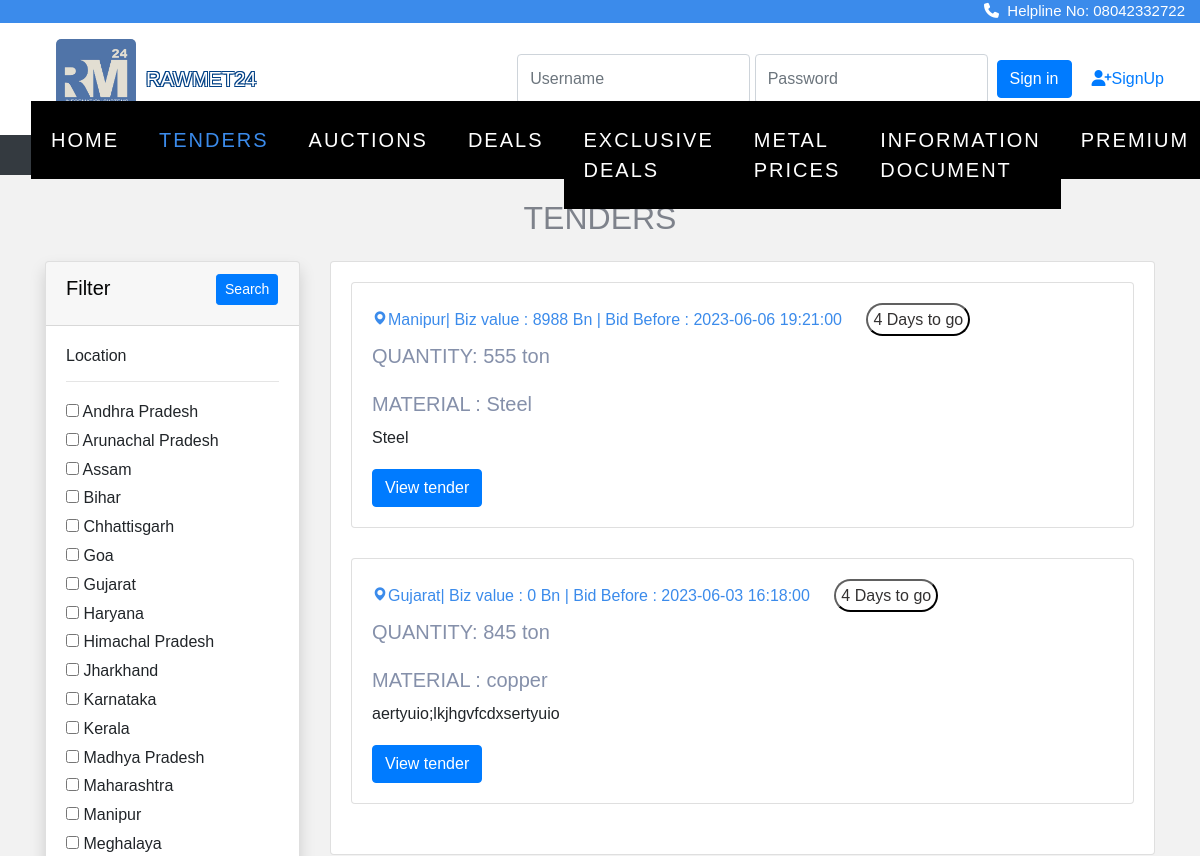
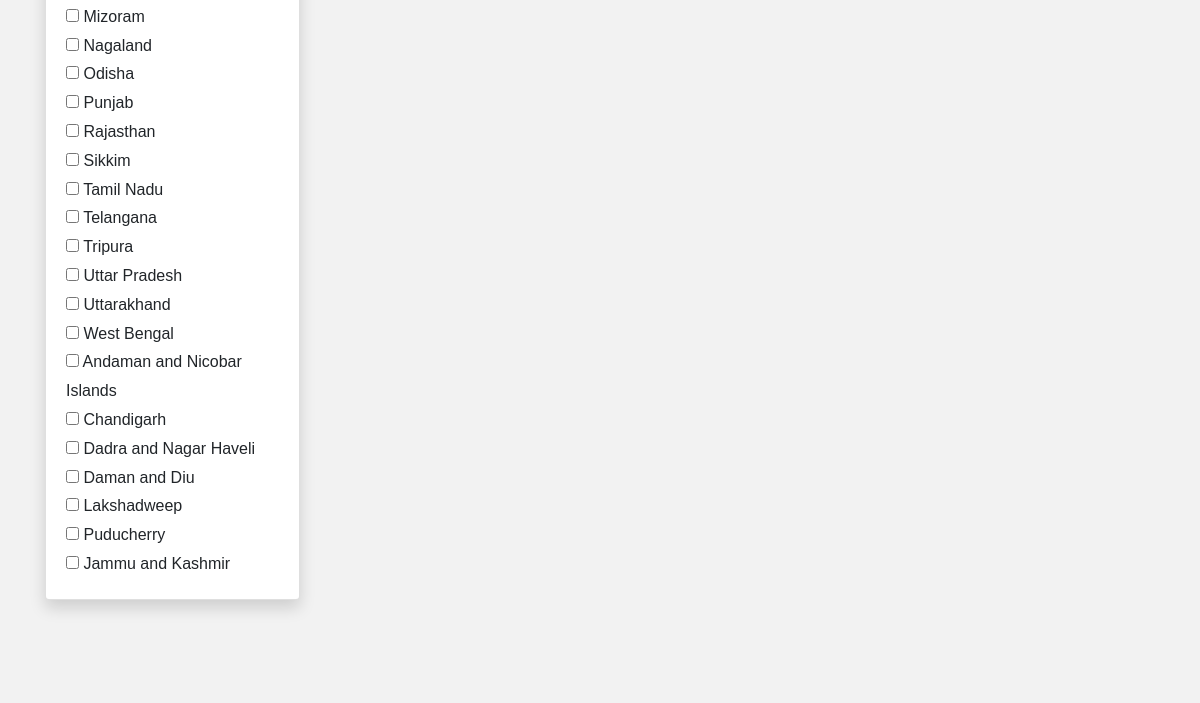
The page /tender/tender.php (upper part) on the database as committed earlier (2 pictures, top to bottom).
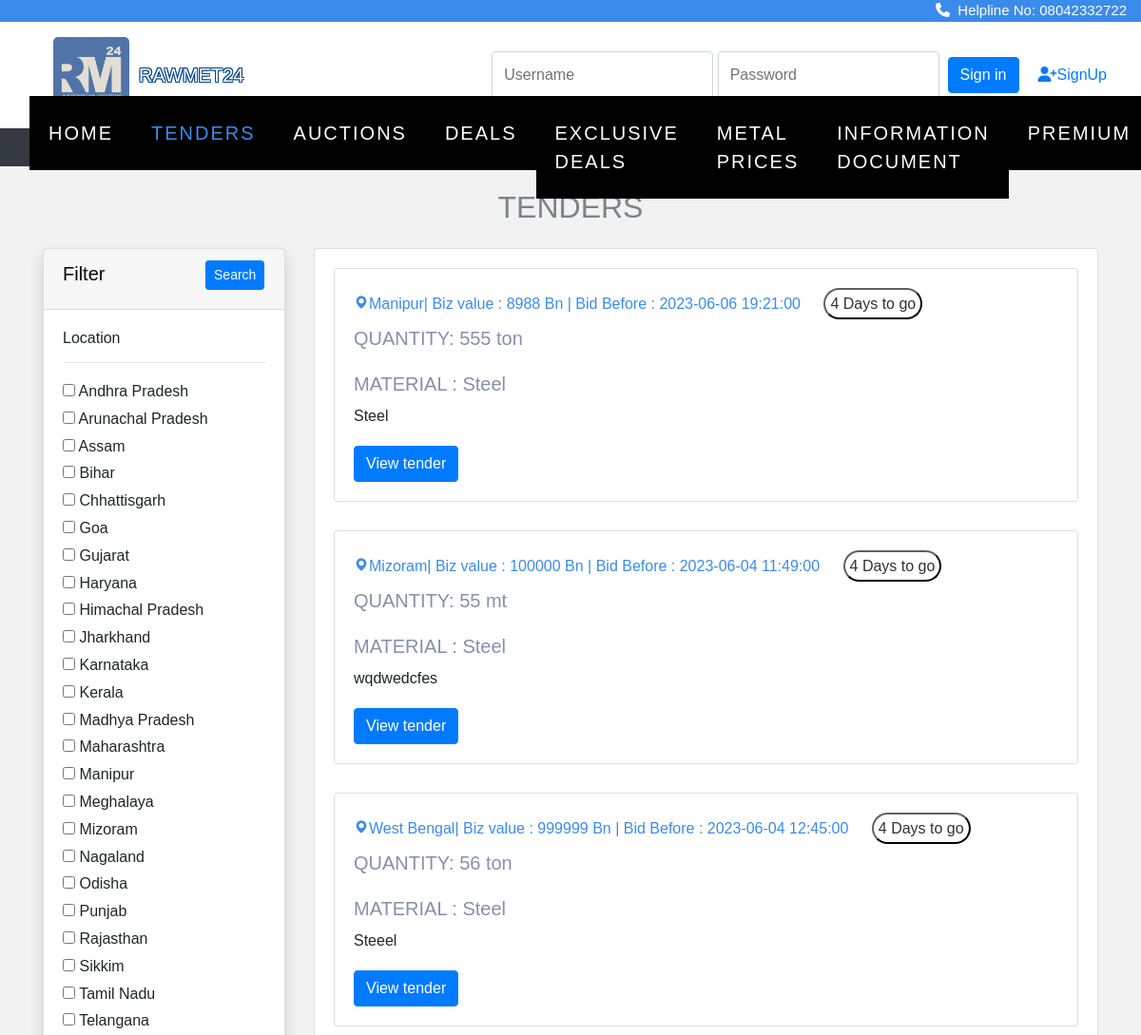
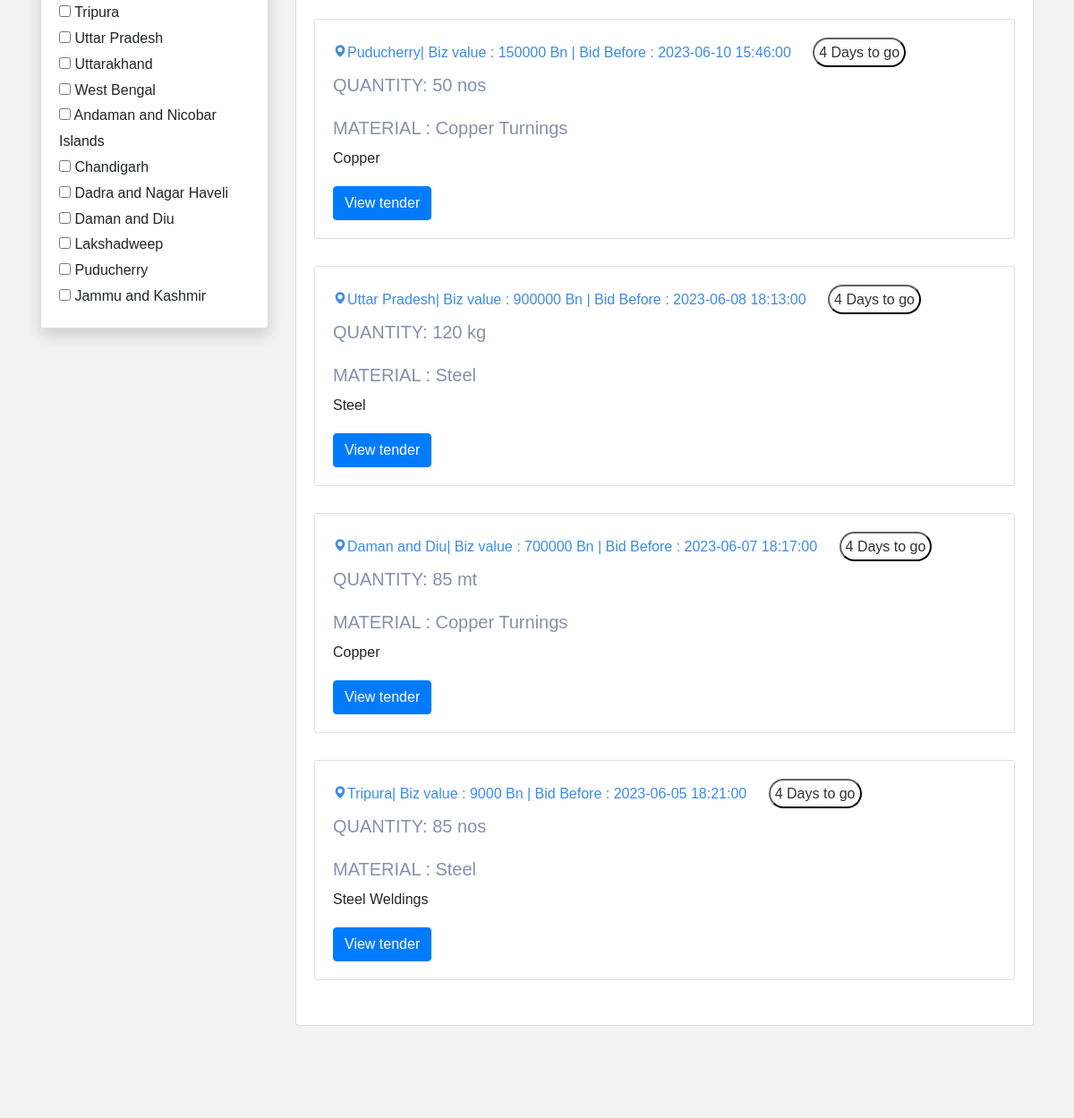
The same page on the database as committed later (2 pictures, top to bottom).
### tables this page shows
CREATE TABLE `location` (
  `state_id` int(11) NOT NULL,
  `state_name` varchar(50) DEFAULT NULL
);

CREATE TABLE `tenders` (
  `id` int(11) NOT NULL,
  `category` varchar(255) DEFAULT NULL,
  `infoId` varchar(255) DEFAULT NULL,
  `ownership` varchar(255) DEFAULT NULL,
  `tenderLocation` varchar(255) DEFAULT NULL,
  `sector` varchar(255) DEFAULT NULL,
  `tenderNumber` int(255) DEFAULT NULL,
  `tenderDesc` text DEFAULT NULL,
  `material` varchar(255) DEFAULT NULL,
  `quantity` varchar(255) NOT NULL,
  `publishingDatetime` datetime DEFAULT NULL,
  `startDatetime` datetime DEFAULT NULL,
  `endDatetime` datetime DEFAULT NULL,
  `emdType` varchar(255) DEFAULT NULL,
  `emdAmt` int(11) DEFAULT NULL,
  `tenderValue` int(255) NOT NULL,
  `companyName` varchar(255) DEFAULT NULL,
  `location` varchar(255) DEFAULT NULL,
  `street` varchar(255) DEFAULT NULL,
  `city` varchar(255) DEFAULT NULL,
  `telephone` varchar(255) DEFAULT NULL,
  `email` varchar(255) DEFAULT NULL,
  `contactPerson` varchar(255) DEFAULT NULL,
  `img` varchar(300) NOT NULL,
  `file` varchar(300) NOT NULL
);

### tender/tender.php (the view, shortened to what this page needs)
<?php
include "connect.php";
?>
<!doctype html>
<html lang="en">
  <head>
    <link rel="stylesheet" href="https://cdn.jsdelivr.net/npm/bootstrap@4.0.0/dist/css/bootstrap.min.css">
<link rel="stylesheet" href="https://stackpath.bootstrapcdn.com/font-awesome/4.7.0/css/font-awesome.min.css">
<link rel="stylesheet" href="https://cdnjs.cloudflare.com/ajax/libs/font-awesome/4.7.0/css/font-awesome.min.css">
<link rel="stylesheet" href="css/style.css">
<link rel="stylesheet" href="css/_buttons.scss">
<link rel="stylesheet" href="css/buttons.scss">
<link rel="stylesheet" href="css/auction.css">
<link rel="stylesheet" href="css/reboot.scss">
<link rel="stylesheet" href="https://cdnjs.cloudflare.com/ajax/libs/font-awesome/6.4.0/css/all.min.css">
<link href='https://unpkg.com/boxicons@2.1.4/css/boxicons.min.css' rel='stylesheet'>
<link rel="stylesheet" href="https://cdnjs.cloudflare.com/ajax/libs/font-awesome/4.7.0/css/font-awesome.min.css">
<link rel="stylesheet" type="text/css" href="https://stackpath.bootstrapcdn.com/bootstrap/4.4.1/css/bootstrap.min.css">
<link rel="stylesheet" type="text/css" href="https://pixinvent.com/stack-responsive-bootstrap-4-admin-template/app-assets/css/bootstrap-extended.min.css">
<link rel="stylesheet" type="text/css" href="https://pixinvent.com/stack-responsive-bootstrap-4-admin-template/app-assets/fonts/simple-line-icons/style.min.css">
</head>
</head>
<body>
<div class="strip">
  <a href="#"><i class="fa-solid fa-phone"></i>&nbsp Helpline No: 08042332722</a>
</div>
<section class="ftco-section" style="padding-top: 5px;">
<section
           class="d-flex justify-content-between p-3"
           style="background-color:white"
           >
    <div class="me-5">
      <img src="image/rawmetlogo.jpeg" width="80px" height="auto" style="border-radius: 5px; margin-left: 40px;">
    </div>&nbsp   <p style=" position:absolute; margin-left:130px; margin-top: 25px;" class="tft desktop-view">RAWMET24</p>
    <?php
       if(!isset($_SESSION['name'])){
       ?>
         <form class="form-inline" action="verify.php" method="post">
           <input type="email" class="form-control" name="email" placeholder="Username" name="email">
           <input type="password" class="form-control" name="password" placeholder="Password" name="pswd">&nbsp&nbsp
           <br>
           <button class="btn btn-primary" type="submit">Sign in</button>
           <a href="signup.html" style="font-size: medium; padding: 20px; ">
             <i class="fa-solid fa-user-plus"></i>SignUp
           </a>
         </form>
<?php
} ?>
  </section>
<nav class="navbar navbar-expand-lg navbar-dark ftco_navbar bg-dark ftco-navbar-light" id="ftco-navbar">
<div class="container-fluid">
<div class="collapse navbar-collapse" id="ftco-nav">
<ul class="navbar-nav m-auto">
<li class="nav-item "><a href="home.php" class="nav-link">Home</a></li>
<li class="nav-item active"><a href="tender.php" class="nav-link">Tenders</a></li>
<li class="nav-item "><a href="auction.php" class="nav-link">Auctions</a></li>
<li class="nav-item "><a href="deals.php" class="nav-link">Deals</a></li>
<li class="nav-item"><a href="exclusivedeals.php" class="nav-link">Exclusive Deals</a></li>
<li class="nav-item"><a href="metalsearch.php" class="nav-link">Metal Prices</a></li>
<li class="nav-item"><a href="info_page.php" class="nav-link">Information Document</a></li>
<li class="nav-item"><a href="price.html" class="nav-link">Premium</a></li>
</ul>
</div>
</div>
</nav>
</section>
<section class="home">
<br>
 <center>
 <h2 style="color: #7e828b;">TENDERS</h2> </center>
    <div class="container">
        <div class="row">
            <div class="col-md-3">
                <form action="tender.php?l=" method="GET">
                    <div class="card shadow mt-3">
                        <div class="card-header">
                            <h5>Filter&nbsp&nbsp&nbsp&nbsp&nbsp&nbsp&nbsp&nbsp&nbsp&nbsp&nbsp&nbsp&nbsp&nbsp&nbsp&nbsp&nbsp&nbsp
                                <button type="submit" class="btn btn-primary btn-sm float-end" >Search</button>
                            </h5>
                        </div>
                        <div class="card-body">
                            <h6>Location</h6>
                            <hr>
                            <?php
                            $brand_query = "SELECT * FROM location";
                            $brand_query_run = mysqli_query($con, $brand_query);
                            if (mysqli_num_rows($brand_query_run) > 0) {
                                foreach ($brand_query_run as $locationlist) {
                                    ?>
                                    <div id="checkbox">
                                        <input type="checkbox" name="locations" value="<?= $locationlist['state_name']; ?>"
                                            ?>>
                                        <?= $locationlist['state_name']; ?>
                                    </div>
                                    <?php
                                }
                            } else {
                                echo "No locations Found";
                            }
                            ?>
                        </div>
                    </div>
                </form>
            </div>
            <div class="col-md-9 mt-3">
                <div class="card ">
                    <div class="card-body row">
                        <?php
                        if (isset($_GET['locations'])) {
                            $branchecked = [];
                            $branchecked[0] = $_GET['locations'];
                            foreach ($branchecked as $rowbrand) {
                                 $sql = "SELECT * FROM tenders WHERE tenderLocation='".$rowbrand."'";
                                $result = mysqli_query($con, $sql);
                                if (mysqli_num_rows($result) > 0) {
                                    foreach ($result as $row):
                                        ?>
                                       <div class="col-md-12 grid-margin stretch-card">
                    <div class="card">
                    <div class="card-body">
                    <h6 style="color:#3b8beb; "> <i class='bx bxs-map'></i><?php echo $row['tenderLocation'];?>
                    | Approximate Value : <?php echo $row['tenderValue'];?> Bn | Bid Before : <?php echo $row['endDatetime'];?> <button style="padding:5px ;border-color: #0c0c0c; border-radius: 20px; color: #333131; background-color: #ffffff; margin-left: 20px;">4 Days to go</button></h6>
                        <h5 style="color:#8590aa; font-family: 'Montserrat', sans-serif;"> MATERIAL :&nbsp<?php echo $row['material'];?><br> <br> <p>QUANTITY:&nbsp<?php echo $row['quantity'];?></p></h5>
                        <p><?php echo $row['tenderDesc'];?></p>
    <a href="tend_page.php?g=<?php echo $row['id'];?>"><button class="btn btn-primary" type="submit">View tender</button></a></h6>
                      </div>
                    </div>
                  </div>
                                        <?php
                                    endforeach;
                                }
                            }
                        } else {
                            $sql = "SELECT * FROM tenders";
                            $result = mysqli_query($con, $sql);
                            if (mysqli_num_rows($result) > 0) {
                                foreach ($result as $row):
                                    ?>
                                    <div class="col-md-12 grid-margin stretch-card">
                    <div class="card">
                        <div class="card-body">
                                              <h6 style="color:#3b8beb; "> <i class='bx bxs-map'></i><?php echo $row['tenderLocation'];?>| Biz value : <?php echo $row['tenderValue'];?> Bn | Bid Before :
                                                <?php echo $row['endDatetime'];?>
                                                 <button style="padding:5px ;border-color: #0c0c0c; border-radius: 20px; color: #333131; background-color: #ffffff; margin-left: 20px;">4 Days to go</button></h6>
                        <h5 style="color:#8590aa; font-family: 'Montserrat', sans-serif;">QUANTITY:&nbsp<?php echo $row['quantity'];?><br> <br>
                        MATERIAL :&nbsp<?php echo $row['material'];?>&nbsp
                        </h5>
    <p><?php echo $row['tenderDesc'];?></p>
    <a href="tend_page.php?g=<?php echo $row['id'];?>"><button class="btn btn-primary" type="submit">View tender</button></a></h6>
                      </div>
                    </div>
                  </div>
                                <?php
                                endforeach;
                            } else {
                                echo "No Items Found";
                            }
                        }
                        ?>
                </div>
            </div>
        </div>
    </div>
    </div>
    <br><br>
    <center style="color: #3b8beb;">
    <br><br>
</body>
</html>

### tender/css/auction.css (style rules this page uses)
.d-flex { display: flex !important; }
.grid-margin, .purchase-popup { margin-bottom: 1.875rem; }
.stretch-card>.card { width: 100%; min-width: 100%; }
.row { display: flex; flex-wrap: wrap; margin-right: -15px; margin-left: -15px; }
.card { margin-top: 0%; margin-bottom: 0%; }

### tender/tender.php (style rules this page uses)
body { font-family: Arial, Helvetica, sans-serif; }
.strip { width: 100%; background-color: #3b8beb; overflow: auto; }
.strip a { float: right; margin-right: 15px; padding-left: 10px; color: white; text-decoration: none; font-size: 15px; }

Rows that differ between the two databases and show on the page:
removed tenders: tenderLocation "Gujarat", tenderValue "0", endDatetime "2023-06-03 16:18:00", quantity "845 ton", material "copper", tenderDesc "aertyuio;lkjhgvfcdxsertyuio"
added tenders: tenderLocation "Mizoram", tenderValue "100000", endDatetime "2023-06-04 11:49:00", quantity "55 mt", material "Steel", tenderDesc "wqdwedcfes"
added tenders: tenderLocation "West Bengal", tenderValue "999999", endDatetime "2023-06-04 12:45:00", quantity "56 ton", material "Steel", tenderDesc "Steeel"
added tenders: tenderLocation "Puducherry", tenderValue "150000", endDatetime "2023-06-10 15:46:00", quantity "50 nos", material "Copper Turnings", tenderDesc "Copper"
added tenders: tenderLocation "Uttar Pradesh", tenderValue "900000", endDatetime "2023-06-08 18:13:00", quantity "120 kg", material "Steel", tenderDesc "Steel"
added tenders: tenderLocation "Daman and Diu", tenderValue "700000", endDatetime "2023-06-07 18:17:00", quantity "85 mt", material "Copper Turnings", tenderDesc "Copper"
added tenders: tenderLocation "Tripura", tenderValue "9000", endDatetime "2023-06-05 18:21:00", quantity "85 nos", material "Steel", tenderDesc "Steel Weldings"
